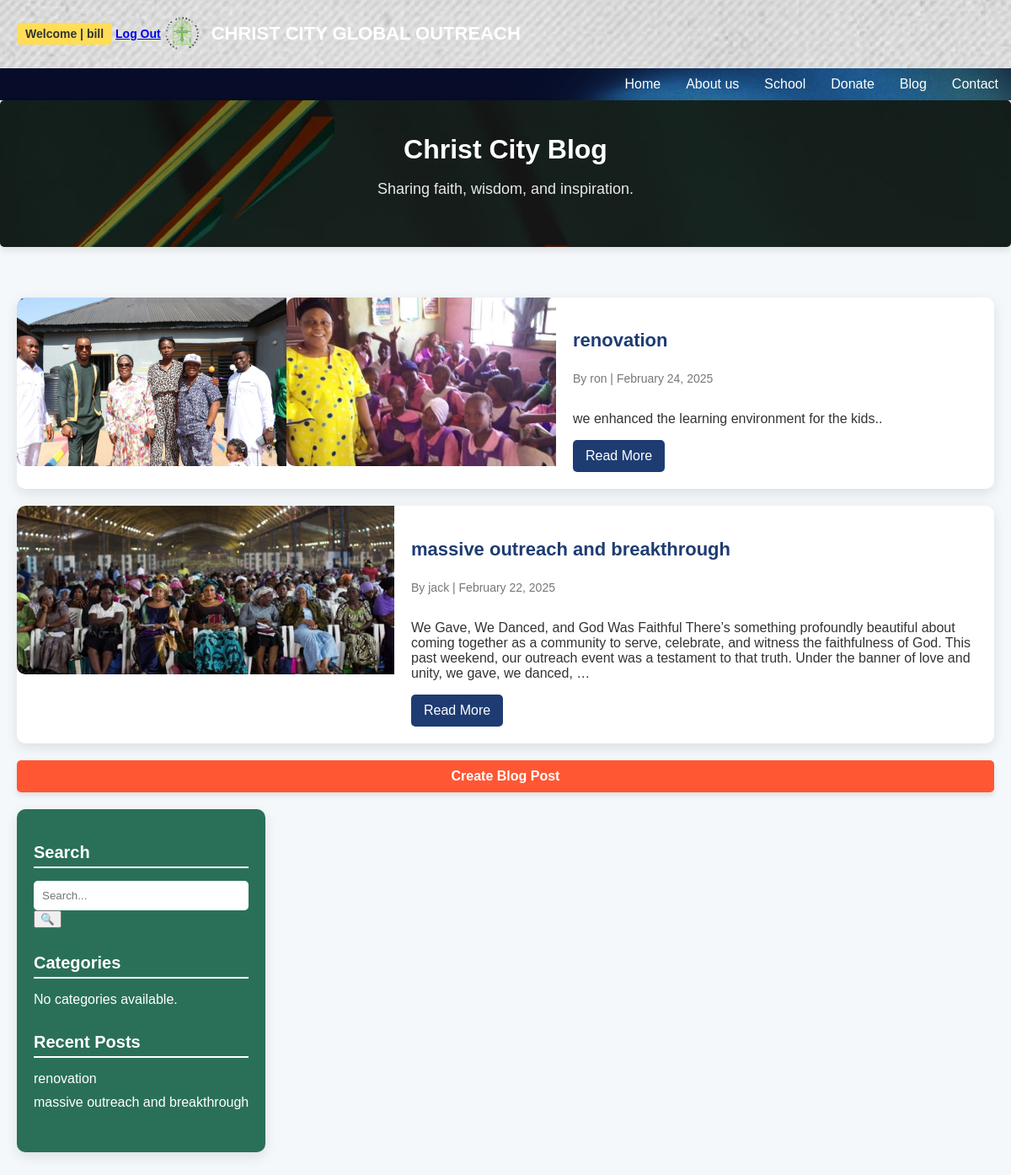
Page /blog/ (signed in) on the committed database.
### outreach/models.py (models this page shows, shortened)
class BlogPostImage(models.Model):
    blog_post = models.ForeignKey(BlogPost, on_delete=models.CASCADE, related_name="images")
    image = models.ImageField(upload_to="blog_images/")

class BlogPost(models.Model):
    author = models.ForeignKey(User, on_delete=models.CASCADE)
    title = models.CharField(max_length=200)
    slug = models.SlugField(unique=True, blank=True)
    content = models.TextField()
    image = models.ImageField(upload_to='blog_images/', null=True, blank=True)
    created_at = models.DateTimeField(auto_now_add=True)
    updated_at = models.DateTimeField(auto_now=True)
    likes = models.ManyToManyField(User, related_name="blog_likes", blank=True)

### outreach/views.py (the view)
# urls.py: path('blog/', views.blog_list, name='blog_list'),
def blog_list(request):
    posts = BlogPost.objects.exclude(slug='').order_by('-created_at')
    recent_posts = posts[:5]
    context = {
        'posts': posts,
        'recent_posts': recent_posts,
    }
    return render(request, 'outreach/blog.html', context)

### outreach/templates/outreach/blog.html (shortened to what this page needs)
{% load static %}
{% block head %}
<link rel="stylesheet" href="{% static 'css/blog.css' %}">
{% endblock %}
{% block title %}
<header class="top-header">
    <div class="container">
      <div class="top-header-content">
        <div class="user-info">
            {% if user.is_authenticated %}
                <span class="user-highlight">Welcome |  {{ user.username }}</span>
                <a href="{% url 'logout' %}" class="btn btn-theme btn-large e_tada">Log Out</a>
            {% else %}
                <p>You are not logged in.</p>
                      <a href="{% url 'login' %}" class="btn btn-theme">Sign in</a>
                      <a href="{% url 'register' %}" class="btn btn-theme">Sign up</a>
            {% endif %}
        </div>
                <div class="org-name">
                    <a href="{% url 'index' %}" class="org-link">
                        <img src="{% static 'img/logo-bg.png' %}" alt="Logo" class="logo-img">
                        <h1>CHRIST CITY GLOBAL OUTREACH</h1>
                    </a>
                </div>
            </div>
        </div>
    </header>
    <nav class="bottom-header">
        <div class="container">
            <ul class="nav-links">
                <li><a href="{% url 'index' %}">Home</a></li>
                <li><a href="{% url 'about' %}">About us</a></li>
                <li><a href="{% url 'school' %}">School</a></li>
                <li>
                  <a href="{% url 'donate2' %}">Donate </a>
              </li>
                <li><a href="{% url 'blog_list' %}">Blog</a></li>
                <li><a href="{% url 'contact' %}">Contact</a></li>
            </ul>
        </div>
    </nav>
{% endblock %}
{% block content %}
<header class="blog-header">
    <h1>Christ City Blog</h1>
    <p>Sharing faith, wisdom, and inspiration.</p>
</header>
<div class="blog-container">
    <div class="blog-main">
      {% for post in posts %}
    <div class="blog-post">
            {% for image in post.images.all %}
                <img src="{{ image.image.url }}" alt="Blog Image" class="blog-post-img">
            {% endfor %}
        <div class="blog-post-content">
            {% if post.slug %}
                <h2><a href="{% url 'blog_detail' slug=post.slug %}">{{ post.title }}</a></h2>
            {% else %}
                <h2>{{ post.title }}</h2>
            {% endif %}
            <p class="blog-meta">By {{ post.author }} | {{ post.created_at|date:"F d, Y" }}</p>
            <p>{{ post.content|truncatewords:50 }}</p>
            {% if post.slug %}
                <a href="{% url 'blog_detail' slug=post.slug %}" class="read-more">Read More</a>
            {% endif %}
        </div>
    </div>
{% empty %}
    <p>No posts available.</p>
{% endfor %}
{% if user.is_authenticated %}
    <a href="{% url 'create_blog_post' %}" class="create-post-btn">Create Blog Post</a>
{% endif %}
    <aside class="blog-sidebar">
        <div class="sidebar-widget">
            <h3>Search</h3>
            <form method="GET" action="{% url 'blog_search' %}">
                <input type="text" name="q" placeholder="Search..." class="sidebar-search">
                <button type="submit">🔍</button>
            </form>
        </div>
        <div class="sidebar-widget">
            <h3>Categories</h3>
            <ul>
                {% for category in categories %}
                <li><a href="{% url 'category_posts' category.id %}">{{ category.name }}</a></li>
                {% empty %}
                <li>No categories available.</li>
                {% endfor %}
            </ul>
        </div>
        <div class="sidebar-widget">
          <h3>Recent Posts</h3>
          <ul>
              {% for recent_post in recent_posts %}
                  {% if recent_post.slug %}
                      <li><a href="{% url 'blog_detail' slug=recent_post.slug %}">{{ recent_post.title }}</a></li>
                  {% else %}
                      <li>{{ recent_post.title }}</li>
                  {% endif %}
              {% empty %}
                  <li>No recent posts.</li>
              {% endfor %}
          </ul>
      </div>
    </aside>
</div>
{% endblock %}

### rows in the picture
BlogPost: title "renovation", author "ron", created_at "February 24, 2025", content "we enhanced the learning environment for the kids..", slug "Read More"
BlogPostImage: image (picture)
BlogPostImage: image (picture)
BlogPost: title "massive outreach and breakthrough", author "jack", created_at "February 22, 2025", content "We Gave, We Danced, and God Was Faithful There’s something profoundly beautiful about coming together as a community to serve, celebrate, and witness the faithfulness of God. This past weekend, our outreach event was a testament to that truth. Under the banner of love and unity, we gave, we danced, …", shows "Read More"
BlogPostImage: image (picture)

### other values in the picture
{{ user.username }} "bill"
